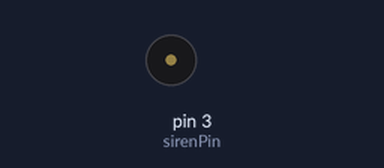
Bench run of a sketch on a simulated Arduino Uno, built with avr-gcc and run on an emulated ATmega328P. On the bench: buzzer (waves = sounding).

Above: at 0.1 s.
Timing chart, 0 to 0.1 s (numbered marks = the images above):
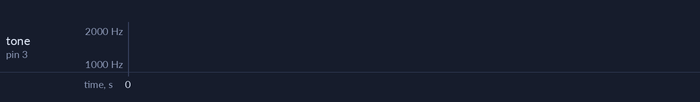

The sketch:

siren_sound.ino
```cpp
int sirenPin = 3;                  //부저의 +극을 아두이노 보드 3번에 연결

void setup() {
  // tone 함수 사용 시 입출력 모드 설정 필요 없음
  /*아두이노 보드의 핀으로 특정 주파수의 구형파를 생성하는 것과 관련된 함수로는 tone() 과 noTone()함수가 있다
    tone(pin, frequency)
    tone(pin, frequency, duration)
    noTone(pin)
  */

}

void loop() {
  for (int siren = 200; siren < 2500; siren += 1)
  {
    tone (sirenPin, siren, 10);
  }

  for (int siren = 2500; siren > 200; siren -= 1)
  {
    tone (sirenPin, siren, 10);
  }

}
```
